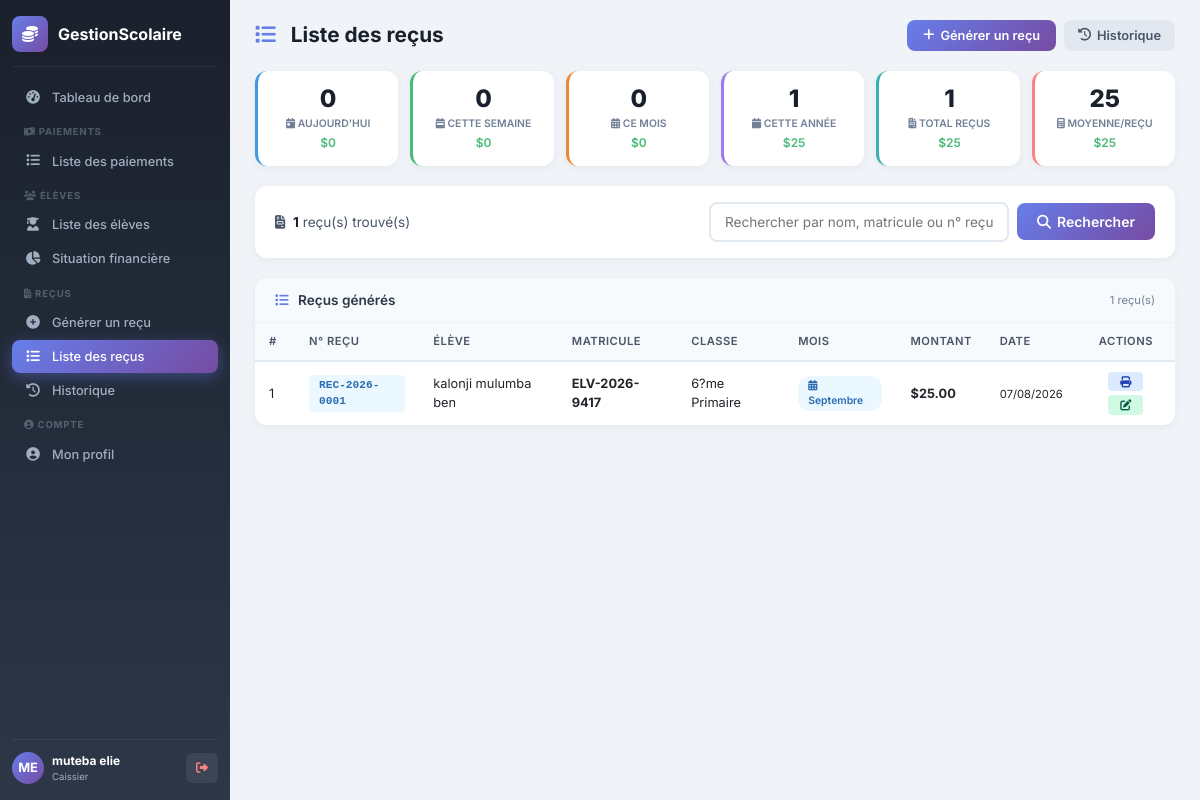
/caissier/recus/listerecus.php (signed in), run on the app's committed database.
### tables this page shows
CREATE TABLE `paiements` (
  `idPaiement` int(11) NOT NULL,
  `idInscription` int(11) NOT NULL,
  `idFrais` int(11) NOT NULL,
  `mois` enum('Septembre','Octobre','Novembre','D?cembre','Janvier','F?vrier','Mars','Avril','Mai','Juin','Juillet') DEFAULT NULL,
  `montantPaye` decimal(10,2) NOT NULL,
  `datePaiement` datetime DEFAULT current_timestamp(),
  `idCaissier` int(11) NOT NULL,
  `numeroRecu` varchar(50) DEFAULT NULL
);

CREATE TABLE `eleves` (
  `idEleve` int(11) NOT NULL,
  `matricule` varchar(30) NOT NULL,
  `nom` varchar(100) NOT NULL,
  `postNom` varchar(100) DEFAULT NULL,
  `prenom` varchar(100) DEFAULT NULL,
  `lieuNaissance` varchar(100) DEFAULT NULL,
  `sexe` enum('M','F') DEFAULT NULL,
  `dateNaissance` date DEFAULT NULL,
  `adresse` varchar(255) DEFAULT NULL,
  `telephone` varchar(20) DEFAULT NULL,
  `nomPere` varchar(100) DEFAULT NULL,
  `nomMere` varchar(100) DEFAULT NULL,
  `motDePasse` varchar(255) DEFAULT NULL,
  `idUtilisateur` int(11) DEFAULT NULL
);

CREATE TABLE `classes` (
  `idClasse` int(11) NOT NULL,
  `nomClasse` varchar(50) NOT NULL,
  `idNiveau` int(11) NOT NULL
);

### caissier/recus/listerecus.php (the view, shortened to what this page needs)
<?php
$db = db();
$search = isset($_GET['search']) ? trim($_GET['search']) : '';
$page = isset($_GET['page']) ? intval($_GET['page']) : 1;
$limit = 20;
$offset = ($page - 1) * $limit;
$stmt = $db->query("SELECT COUNT(*) as total FROM paiements WHERE numeroRecu IS NOT NULL AND numeroRecu != ''");
$total_recus = $stmt->fetch()['total'];
$stmt = $db->query("
    SELECT COUNT(*) as total
    FROM paiements
    WHERE numeroRecu IS NOT NULL AND numeroRecu != ''
    AND DATE(datePaiement) = CURDATE()
");
$recus_jour = $stmt->fetch()['total'];
$stmt = $db->query("
    SELECT COUNT(*) as total
    FROM paiements
    WHERE numeroRecu IS NOT NULL AND numeroRecu != ''
    AND YEARWEEK(datePaiement) = YEARWEEK(CURDATE())
");
$recus_semaine = $stmt->fetch()['total'];
$stmt = $db->query("
    SELECT COUNT(*) as total
    FROM paiements
    WHERE numeroRecu IS NOT NULL AND numeroRecu != ''
    AND MONTH(datePaiement) = MONTH(CURDATE())
    AND YEAR(datePaiement) = YEAR(CURDATE())
");
$recus_mois = $stmt->fetch()['total'];
$stmt = $db->query("
    SELECT COUNT(*) as total
    FROM paiements
    WHERE numeroRecu IS NOT NULL AND numeroRecu != ''
    AND YEAR(datePaiement) = YEAR(CURDATE())
");
$recus_annee = $stmt->fetch()['total'];
$stmt = $db->query("
    SELECT SUM(montantPaye) as total
    FROM paiements
    WHERE numeroRecu IS NOT NULL AND numeroRecu != ''
");
$montant_total = $stmt->fetch()['total'] ?? 0;
$stmt = $db->query("
    SELECT SUM(montantPaye) as total
    FROM paiements
    WHERE numeroRecu IS NOT NULL AND numeroRecu != ''
    AND DATE(datePaiement) = CURDATE()
");
$montant_jour = $stmt->fetch()['total'] ?? 0;
$stmt = $db->query("
    SELECT SUM(montantPaye) as total
    FROM paiements
    WHERE numeroRecu IS NOT NULL AND numeroRecu != ''
    AND MONTH(datePaiement) = MONTH(CURDATE())
    AND YEAR(datePaiement) = YEAR(CURDATE())
");
$montant_mois = $stmt->fetch()['total'] ?? 0;
$sql_count = "
    SELECT COUNT(*) as total
    FROM paiements p
    JOIN inscriptions i ON p.idInscription = i.idInscription
    JOIN eleves e ON i.idEleve = e.idEleve
    JOIN classes c ON i.idClasse = c.idClasse
    JOIN annees_scolaires a ON i.idAnnee = a.idAnnee
    WHERE p.numeroRecu IS NOT NULL AND p.numeroRecu != ''
";
$sql = "
    SELECT p.idPaiement, p.montantPaye, p.datePaiement, p.numeroRecu, p.mois,
           e.matricule, e.nom, e.prenom, e.postNom,
           c.nomClasse,
           a.libelle as annee
    FROM paiements p
    JOIN inscriptions i ON p.idInscription = i.idInscription
    JOIN eleves e ON i.idEleve = e.idEleve
    JOIN classes c ON i.idClasse = c.idClasse
    JOIN annees_scolaires a ON i.idAnnee = a.idAnnee
    WHERE p.numeroRecu IS NOT NULL AND p.numeroRecu != ''
";
$sql .= " ORDER BY p.datePaiement DESC LIMIT :limit OFFSET :offset";
$stmt_count = $db->prepare($sql_count);
$stmt_count->execute();
$total_recus_filtered = $stmt_count->fetch()['total'];
$stmt = $db->prepare($sql);
$stmt->bindValue('limit', $limit, PDO::PARAM_INT);
$stmt->bindValue('offset', $offset, PDO::PARAM_INT);
$stmt->execute();
$recus = $stmt->fetchAll();
include __DIR__ . '/../../includes/header.php';
?>
<div class="app-layout">
    <div class="sidebar-caissier" id="sidebarCaissier">
        <div class="sidebar-logo">
            <div class="logo-icon"><i class="fas fa-coins"></i></div>
            <span>GestionScolaire</span>
        </div>
        <ul class="sidebar-menu">
            <li><a href="../dashboard.php"><i class="fas fa-tachometer-alt"></i> Tableau de bord</a></li>
            <li class="menu-section"><i class="fas fa-money-bill-wave"></i> Paiements</li>
            <li><a href="../paiements/index.php"><i class="fas fa-list"></i> Liste des paiements</a></li>
            <li class="menu-section"><i class="fas fa-users"></i> Élèves</li>
            <li><a href="../eleves/index.php"><i class="fas fa-user-graduate"></i> Liste des élèves</a></li>
            <li><a href="../eleves/situation_financiere.php"><i class="fas fa-chart-pie"></i> Situation financière</a></li>
            <li class="menu-section"><i class="fas fa-file-invoice"></i> Reçus</li>
            <li><a href="generer.php"><i class="fas fa-plus-circle"></i> Générer un reçu</a></li>
            <li><a href="listerecus.php" class="active"><i class="fas fa-list"></i> Liste des reçus</a></li>
            <li><a href="historique.php"><i class="fas fa-history"></i> Historique</a></li>
            <li class="menu-section"><i class="fas fa-user-circle"></i> Compte</li>
            <li><a href="../profil.php"><i class="fas fa-user-circle"></i> Mon profil</a></li>
        </ul>
        <div class="sidebar-footer">
            <div class="user-info">
                <div class="avatar"><?php echo strtoupper(substr($_SESSION['prenom'] ?? 'C', 0, 1) . substr($_SESSION['nom'] ?? 'A', 0, 1)); ?></div>
                <div>
                    <strong><?php echo $_SESSION['prenom'] ?? 'Caissier'; ?> <?php echo $_SESSION['nom'] ?? ''; ?></strong>
                    <span><?php echo $_SESSION['role'] ?? 'Caissier'; ?></span>
                </div>
            </div>
            <a href="../../logout.php" class="btn-logout" title="Déconnexion">
                <i class="fas fa-sign-out-alt"></i>
            </a>
        </div>
    </div>
    <div class="main-content">
        <div class="page-header">
            <h2>
                <i class="fas fa-list"></i>
                Liste des reçus
            </h2>
            <div class="header-right">
                <a href="generer.php" class="btn-primary">
                    <i class="fas fa-plus"></i> Générer un reçu
                </a>
                <a href="historique.php" class="btn-back">
                    <i class="fas fa-history"></i> Historique
                </a>
            </div>
        </div>
        <div class="stats-grid">
            <div class="stat-card blue">
                <div class="stat-number"><?php echo $recus_jour; ?></div>
                <div class="stat-label"><i class="fas fa-calendar-day"></i> Aujourd'hui</div>
                <div class="stat-amount">$<?php echo number_format($montant_jour, 0, ',', ' '); ?></div>
            </div>
            <div class="stat-card green">
                <div class="stat-number"><?php echo $recus_semaine; ?></div>
                <div class="stat-label"><i class="fas fa-calendar-week"></i> Cette semaine</div>
                <div class="stat-amount">$<?php echo number_format($montant_jour * 7, 0, ',', ' '); ?></div>
            </div>
            <div class="stat-card orange">
                <div class="stat-number"><?php echo $recus_mois; ?></div>
                <div class="stat-label"><i class="fas fa-calendar-alt"></i> Ce mois</div>
                <div class="stat-amount">$<?php echo number_format($montant_mois, 0, ',', ' '); ?></div>
            </div>
            <div class="stat-card purple">
                <div class="stat-number"><?php echo $recus_annee; ?></div>
                <div class="stat-label"><i class="fas fa-calendar"></i> Cette année</div>
                <div class="stat-amount">$<?php echo number_format($montant_total, 0, ',', ' '); ?></div>
            </div>
            <div class="stat-card teal">
                <div class="stat-number"><?php echo $total_recus; ?></div>
                <div class="stat-label"><i class="fas fa-file-invoice"></i> Total reçus</div>
                <div class="stat-amount">$<?php echo number_format($montant_total, 0, ',', ' '); ?></div>
            </div>
            <div class="stat-card red">
                <div class="stat-number">
                    <?php
                    $moyenne = $total_recus > 0 ? round($montant_total / $total_recus, 0) : 0;
                    echo number_format($moyenne, 0, ',', ' ');
                    ?>
                </div>
                <div class="stat-label"><i class="fas fa-calculator"></i> Moyenne/reçu</div>
                <div class="stat-amount">$<?php echo number_format($moyenne, 0, ',', ' '); ?></div>
            </div>
        </div>
        <div class="search-bar">
            <div class="search-info">
                <i class="fas fa-file-invoice me-1"></i>
                <strong><?php echo $total_recus_filtered; ?></strong> reçu(s) trouvé(s)
            </div>
            <form method="GET" action="" class="search-input-group">
                <input type="text" name="search" placeholder="Rechercher par nom, matricule ou n° reçu..."
                       value="<?php echo htmlspecialchars($search); ?>">
                <button type="submit" class="btn-search">
                    <i class="fas fa-search"></i> Rechercher
                </button>
            </form>
        </div>
        <div class="table-container">
            <div class="table-header">
                <span class="title">
                    <i class="fas fa-list"></i> Reçus générés
                </span>
                <span style="font-size:0.7rem; color:#718096;">
                    <?php echo $total_recus_filtered; ?> reçu(s)
                </span>
            </div>
            <div class="table-scroll">
                <table class="table-custom">
                    <thead>
                        <tr>
                            <th style="width:40px;">#</th>
                            <th>N° Reçu</th>
                            <th>Élève</th>
                            <th>Matricule</th>
                            <th>Classe</th>
                            <th>Mois</th>
                            <th>Montant</th>
                            <th>Date</th>
                            <th style="text-align:center;">Actions</th>
                        </tr>
                    </thead>
                    <tbody>
                        <?php if (empty($recus)): ?>
                            <tr>
                                <td colspan="9">
                                    <div class="empty-state">
                                        <i class="fas fa-file-invoice"></i>
                                        <h5>Aucun reçu généré</h5>
                                        <p>Commencez par générer des reçus depuis la page "Générer un reçu".</p>
                                        <a href="generer.php" style="display:inline-block;margin-top:10px;padding:8px 20px;background:linear-gradient(135deg,#667eea,#764ba2);color:white;border-radius:8px;text-decoration:none;font-weight:600;">
                                            <i class="fas fa-plus"></i> Générer un reçu
                                        </a>
                                    </div>
                                </td>
                            </tr>
                        <?php else: ?>
                            <?php foreach ($recus as $i => $r): ?>
                                <tr>
                                    <td><?php echo $offset + $i + 1; ?></td>
                                    <td>
                                        <span class="badge-recu">
                                            <?php echo htmlspecialchars($r['numeroRecu']); ?>
                                        </span>
                                    </td>
                                    <td>
                                        <?php echo htmlspecialchars($r['nom'] . ' ' . ($r['postNom'] ?? '') . ' ' . $r['prenom']); ?>
                                    </td>
                                    <td><strong><?php echo htmlspecialchars($r['matricule']); ?></strong></td>
                                    <td><?php echo htmlspecialchars($r['nomClasse']); ?></td>
                                    <td>
                                        <?php if (!empty($r['mois'])): ?>
                                            <span class="badge-mois"><i class="fas fa-calendar-alt"></i> <?php echo htmlspecialchars($r['mois']); ?></span>
                                        <?php else: ?>
                                            <span class="text-muted">-</span>
                                        <?php endif; ?>
                                    </td>
                                    <td><strong>$<?php echo number_format($r['montantPaye'], 2); ?></strong></td>
                                    <td><small><?php echo date('d/m/Y', strtotime($r['datePaiement'])); ?></small></td>
                                    <td style="text-align:center;">
                                        <div style="display:flex; gap:4px; justify-content:center; flex-wrap:wrap;">
                                            <a href="imprimer.php?id=<?php echo $r['idPaiement']; ?>" target="_blank" class="btn-sm btn-sm-primary" title="Imprimer le reçu">
                                                <i class="fas fa-print"></i>
                                            </a>
                                            <a href="generer.php?id=<?php echo $r['idPaiement']; ?>" class="btn-sm btn-sm-success" title="Modifier">
                                                <i class="fas fa-edit"></i>
                                            </a>
                                        </div>
                                    </td>
                                </tr>
                            <?php endforeach; ?>
                        <?php endif; ?>
                    </tbody>
                </table>
            </div>
        </div>
        <?php include __DIR__ . '/../../includes/footer.php'; ?>
</body>
</html>

### assets/css/style.css (style rules this page uses)
* { margin: 0; padding: 0; box-sizing: border-box; }
body { font-family: 'Inter', -apple-system, BlinkMacSystemFont, sans-serif; background: #f8fafc; overflow-x: hidden; }
.main-content { margin-left: 280px; min-height: 100vh; padding: 20px 30px; }
.stat-card { border-radius: 16px; transition: all 0.3s ease; }

### data on the page
paiements: i "1", numeroRecu "REC-2026-0001", eleves.nom+postNom+prenom "kalonji mulumba ben", eleves.matricule "ELV-2026-9417", classes.nomClasse "6?me Primaire", mois "Septembre", montantPaye "25.00", datePaiement "07/08/2026"

### other printed values
$_SESSION['prenom'] "muteba"
$_SESSION['nom'] "elie"
$_SESSION['role'] "Caissier"
$recus_jour "0"
$montant_jour "0"
$recus_semaine "0"
$montant_jour * 7 "0"
$recus_mois "0"
$montant_mois "0"
$recus_annee "1"
$montant_total "25"
$total_recus "1"
$moyenne "25"
$total_recus_filtered "1"
